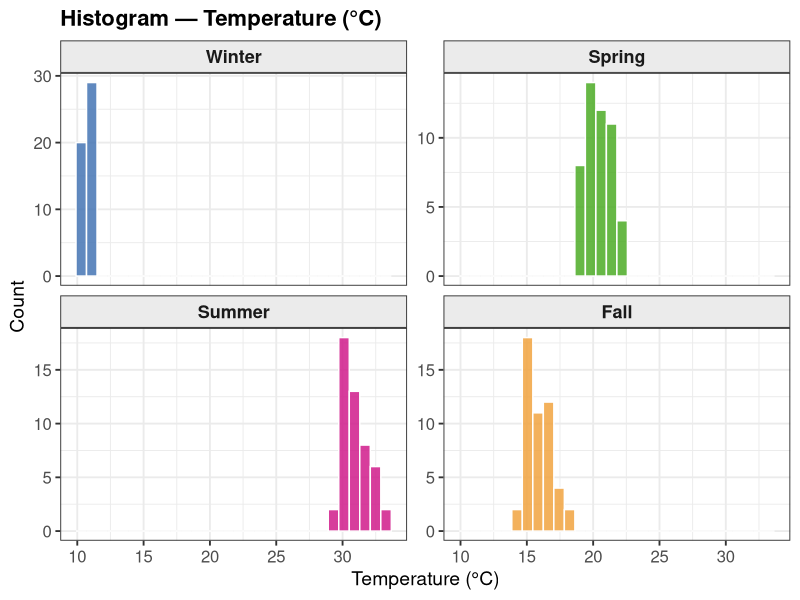
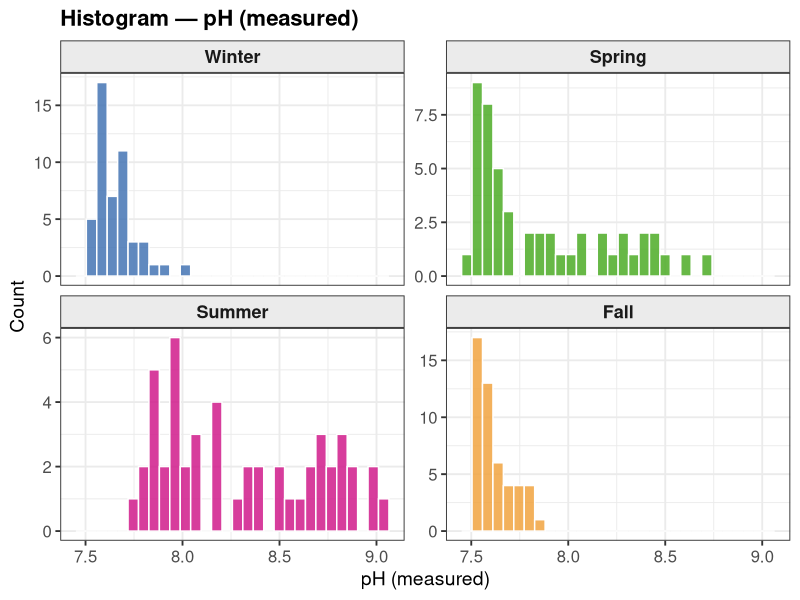
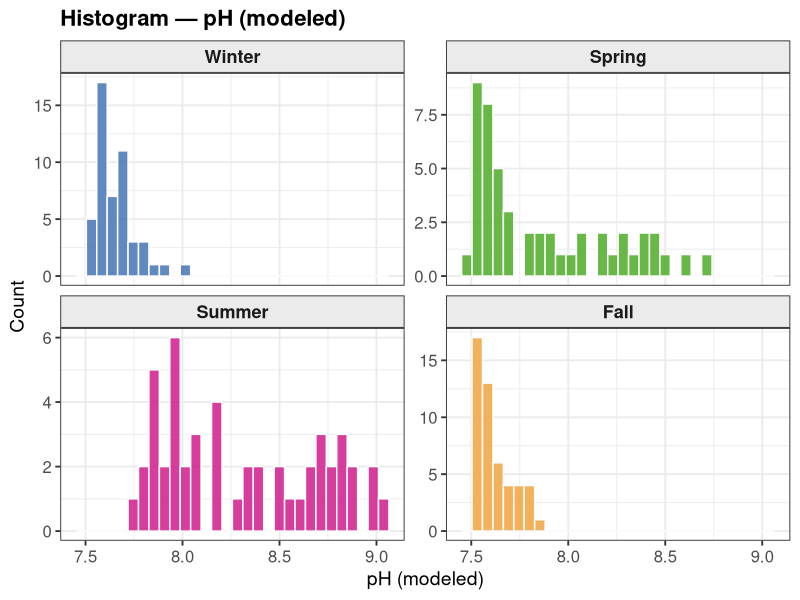
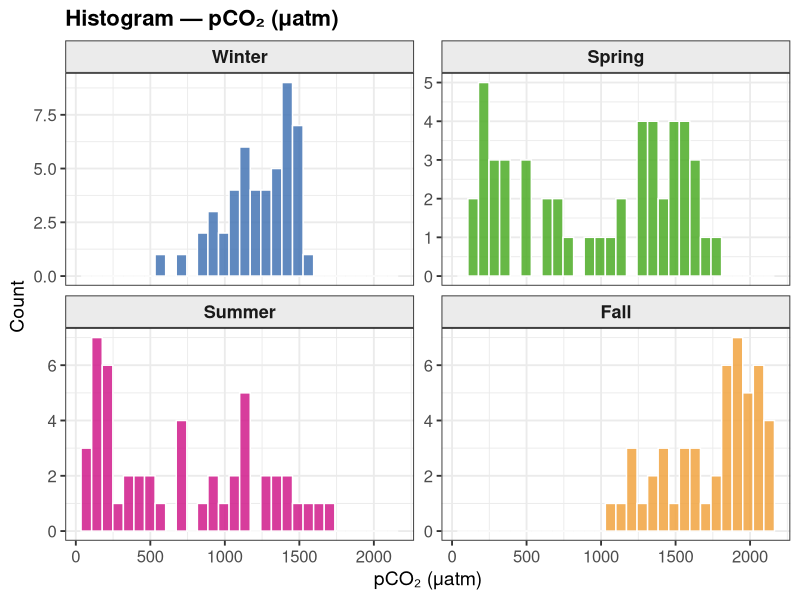
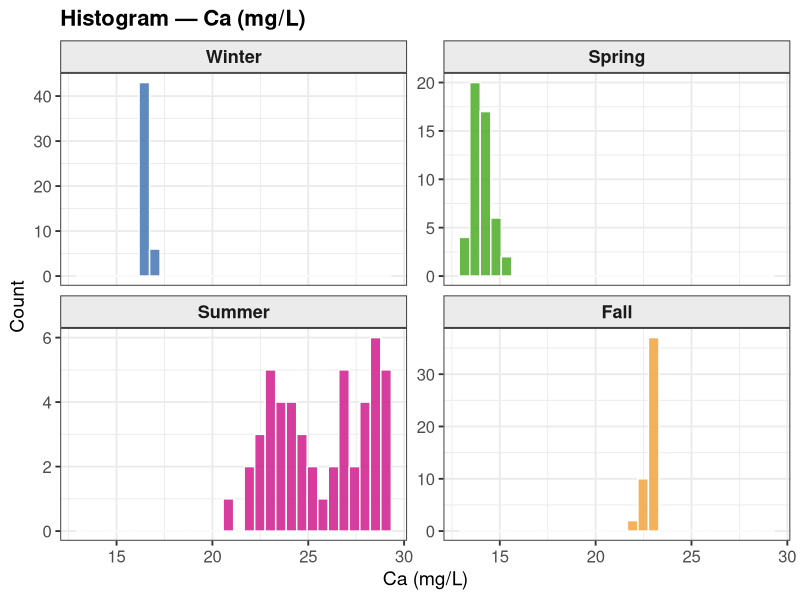
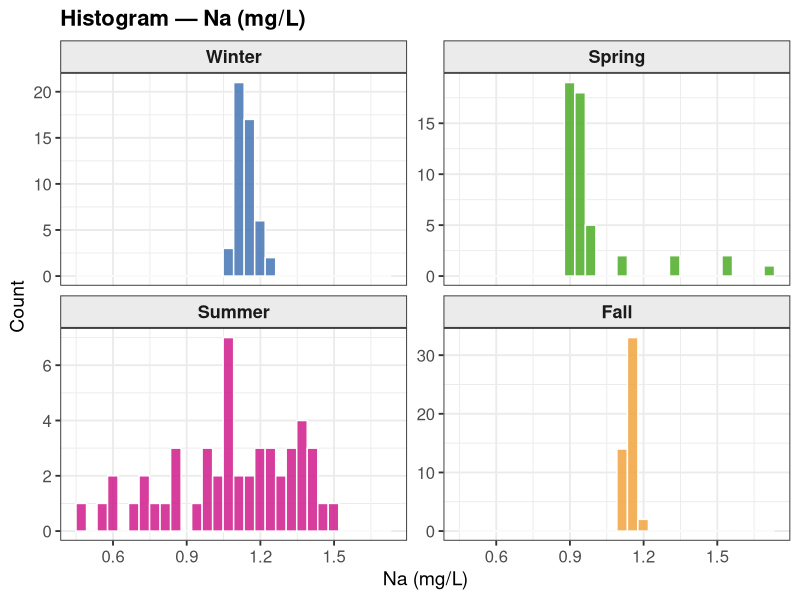
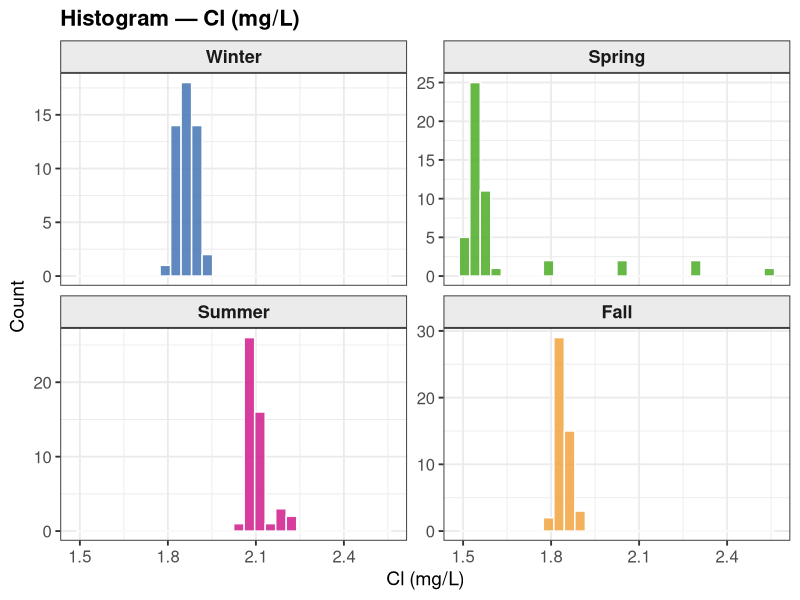
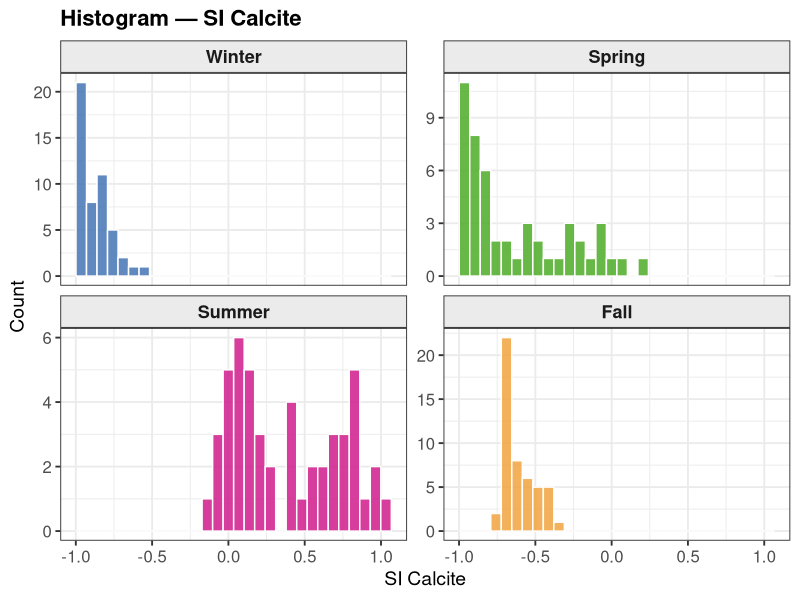

Generate these figures, in order, with R: (Note: this script raises an error after producing the figures.)
## ---- chunk 1
library(tidyverse)
library(lubridate)
library(scales)
library(knitr)
library(kableExtra)

# Create output directory for plots
dir.create("plots", showWarnings = FALSE)

# Helper: save a ggplot in both PNG and SVG
save_plot <- function(p, name, width = 12, height = 6, dpi = 300) {
  ggsave(file.path("plots", paste0(name, ".png")), p,
         width = width, height = height, dpi = dpi, bg = "white")
  ggsave(file.path("plots", paste0(name, ".svg")), p,
         width = width, height = height, bg = "white")
  invisible(p)
}

# Publication-quality theme (base_size = 14 → ~8 pt at double-column print width)
# Adjust base_size if targeting a different final print size.
theme_pub <- theme_bw(base_size = 14) +
  theme(
    plot.title         = element_text(face = "bold", size = 16),
    axis.title         = element_text(size = 14),
    axis.text          = element_text(size = 12),
    strip.text         = element_text(size = 13, face = "bold"),
    strip.background   = element_rect(fill = "grey92"),
    legend.title       = element_text(size = 13),
    legend.text        = element_text(size = 12),
    legend.key.size    = unit(0.8, "lines")
  )

# Helper: build a data frame of contiguous night-time intervals for geom_rect shading.
# Each row in the source data is assumed to cover one hour; rectangles are padded
# by ±30 min so they span the full hour of each timestep.
get_night_rects <- function(data) {
  data %>%
    arrange(Season, DateTime) %>%
    group_by(Season) %>%
    mutate(
      is_night = Daylight_flag == 0,
      block_id = cumsum(is_night != lag(is_night, default = FALSE))
    ) %>%
    filter(is_night) %>%
    group_by(Season, block_id) %>%
    summarise(
      xmin = min(DateTime) - minutes(30),
      xmax = max(DateTime) + minutes(30),
      .groups = "drop"
    )
}

# Shorthand geom for night shading (drawn first so it sits behind all data)
night_rect <- function(night_df) {
  geom_rect(
    data        = night_df,
    aes(xmin = xmin, xmax = xmax, ymin = -Inf, ymax = Inf),
    fill        = "grey80",
    alpha       = 0.45,
    inherit.aes = FALSE
  )
}

season_levels <- c("Winter", "Spring", "Summer", "Fall")
season_colors <- c(Winter = "#4575b4", Spring = "#4dac26",
                   Summer = "#d01c8b", Fall   = "#f1a340")
## ---- chunk 2
df <- read_csv("Diel_v9_results_allseasons.csv") %>%
  mutate(
    DateTime = mdy_hm(DateTime),
    Season   = factor(Season, levels = season_levels)
  )

cat("Rows:", nrow(df), "\n")
cat("Seasons present:", paste(levels(droplevels(df$Season)), collapse = ", "), "\n")
cat("Date range:", format(min(df$DateTime, na.rm = TRUE)),
    "to", format(max(df$DateTime, na.rm = TRUE)), "\n")
glimpse(df)
## ---- chunk 3
# Pre-compute night intervals once; reused in every time-series plot
night_df <- get_night_rects(df)

# Subsample observed data to one point every four hours (first point of each season
# is always included; row_number() %% 4 == 1 picks rows 1, 5, 9, … per season)
obs_subsample <- df %>%
  group_by(Season) %>%
  arrange(DateTime) %>%
  filter(row_number() %% 4 == 1) %>%
  ungroup()
## ---- chunk 4
# Numeric parameters to analyse — excludes binary Daylight_flag
num_params <- c(
  "Temperature_C", "pH_measured", "pH_modeled", "pCO2_uatm",
  "Ca_measured_mgL", "Na_measured_mgL", "Cl_measured_mgL", "SI_Calcite",
  "PAR_Wm2", "GPP_observed_mgO2Lh", "GPP_modeled_mgO2Lh",
  "ER_observed_mgO2Lh", "ER_modeled_mgO2Lh", "NEP_mgO2Lh",
  "KO2_m_d", "k600_m_d", "CO2flux_mmol_m2_d",
  "CO2aq_mgL", "HCO3_mgL", "CO3_mgL", "DIC_mgL",
  "d13C_DIC_measured", "d13C_DIC_modeled", "d13C_residual",
  "d13C_CO2aq_eq", "d13C_HCO3_eq"
)

# Human-readable axis / title labels
param_labels <- c(
  Temperature_C          = "Temperature (°C)",
  pH_measured            = "pH (measured)",
  pH_modeled             = "pH (modeled)",
  pCO2_uatm              = "pCO₂ (μatm)",
  Ca_measured_mgL        = "Ca (mg/L)",
  Na_measured_mgL        = "Na (mg/L)",
  Cl_measured_mgL        = "Cl (mg/L)",
  SI_Calcite             = "SI Calcite",
  PAR_Wm2                = "PAR (W/m²)",
  GPP_observed_mgO2Lh    = "GPP observed (mgO₂/L/h)",
  GPP_modeled_mgO2Lh     = "GPP modeled (mgO₂/L/h)",
  ER_observed_mgO2Lh     = "ER observed (mgO₂/L/h)",
  ER_modeled_mgO2Lh      = "ER modeled (mgO₂/L/h)",
  NEP_mgO2Lh             = "NEP (mgO₂/L/h)",
  KO2_m_d                = "KO₂ (m/d)",
  k600_m_d               = "k₆₀₀ (m/d)",
  CO2flux_mmol_m2_d      = "CO₂ flux (mmol/m²/d)",
  CO2aq_mgL              = "CO₂ aq (mg/L)",
  HCO3_mgL               = "HCO₃⁻ (mg/L)",
  CO3_mgL                = "CO₃²⁻ (mg/L)",
  DIC_mgL                = "DIC (mg/L)",
  d13C_DIC_measured      = "δ¹³C DIC measured (‰)",
  d13C_DIC_modeled       = "δ¹³C DIC modeled (‰)",
  d13C_residual          = "δ¹³C residual (‰)",
  d13C_CO2aq_eq          = "δ¹³C CO₂aq eq (‰)",
  d13C_HCO3_eq           = "δ¹³C HCO₃⁻ eq (‰)"
)

plabel <- function(p) {
  lbl <- param_labels[p]
  if (is.na(lbl)) p else unname(lbl)
}

# Observed / modeled column pairs (used for combined time-series & stat tests)
obs_mod_pairs <- list(
  pH = list(
    obs   = "pH_measured",
    mod   = "pH_modeled",
    label = "pH"
  ),
  GPP = list(
    obs   = "GPP_observed_mgO2Lh",
    mod   = "GPP_modeled_mgO2Lh",
    label = "GPP (mgO₂/L/h)"
  ),
  ER = list(
    obs   = "ER_observed_mgO2Lh",
    mod   = "ER_modeled_mgO2Lh",
    label = "ER (mgO₂/L/h)"
  ),
  d13C_DIC = list(
    obs   = "d13C_DIC_measured",
    mod   = "d13C_DIC_modeled",
    label = "δ¹³C DIC (‰)"
  )
)

# Columns that will appear in a combined obs+mod time-series plot
combined_cols <- unlist(lapply(obs_mod_pairs, function(x) c(x$obs, x$mod)))

# Special-case parameters with bespoke plots
special_ts <- c("pCO2_uatm", "Ca_measured_mgL", "SI_Calcite", "CO2flux_mmol_m2_d")

# Remaining parameters get a standard standalone time-series
standalone_ts <- setdiff(num_params, c(combined_cols, special_ts))
## ---- chunk 5
for (p in num_params) {
  pl <- ggplot(df, aes(x = .data[[p]], fill = Season)) +
    geom_histogram(bins = 30, colour = "white", alpha = 0.85) +
    scale_fill_manual(values = season_colors, drop = FALSE) +
    facet_wrap(~Season, scales = "free_y", drop = FALSE) +
    labs(
      title = paste("Histogram —", plabel(p)),
      x     = plabel(p),
      y     = "Count"
    ) +
    theme_pub +
    theme(legend.position = "none")
  print(pl)
  save_plot(pl, paste0("hist_", p), width = 10, height = 5)
}
## ---- chunk 6
for (p in num_params) {
  pl <- ggplot(df, aes(x = Season, y = .data[[p]], fill = Season)) +
    geom_boxplot(outlier.size = 0.9, outlier.alpha = 0.4, linewidth = 0.5) +
    scale_fill_manual(values = season_colors, drop = FALSE) +
    labs(
      title = paste("Boxplot —", plabel(p)),
      x     = "Season",
      y     = plabel(p)
    ) +
    theme_pub +
    theme(legend.position = "none")
  print(pl)
  save_plot(pl, paste0("box_", p), width = 7, height = 5)
}
## ---- chunk 7
obs_mod_fill <- c(Observed = "#e31a1c", Modeled = "#1f78b4")

for (nm in names(obs_mod_pairs)) {
  pair <- obs_mod_pairs[[nm]]

  df_long <- df %>%
    select(Season, all_of(c(pair$obs, pair$mod))) %>%
    pivot_longer(
      cols      = c(all_of(pair$obs), all_of(pair$mod)),
      names_to  = "Type",
      values_to = "Value"
    ) %>%
    mutate(Type = factor(
      case_when(Type == pair$obs ~ "Observed", TRUE ~ "Modeled"),
      levels = c("Observed", "Modeled")
    ))

  pl <- ggplot(df_long, aes(x = Season, y = Value, fill = Type)) +
    geom_boxplot(
      position    = position_dodge(0.8),
      outlier.size  = 0.7,
      outlier.alpha = 0.4,
      linewidth     = 0.5
    ) +
    scale_fill_manual(values = obs_mod_fill, name = NULL) +
    labs(
      title = paste("Boxplot —", pair$label, "(Observed vs. Modeled)"),
      x     = "Season",
      y     = pair$label
    ) +
    theme_pub +
    theme(legend.position = "bottom")

  print(pl)
  save_plot(pl, paste0("box_obsmod_", nm), width = 9, height = 5)
}
## ---- chunk 8
# Per-season stats
by_season <- df %>%
  select(Season, all_of(num_params)) %>%
  pivot_longer(-Season, names_to = "Parameter", values_to = "Value") %>%
  group_by(Parameter, Season) %>%
  summarise(
    n      = sum(!is.na(Value)),
    Mean   = mean(Value,   na.rm = TRUE),
    SD     = sd(Value,     na.rm = TRUE),
    Median = median(Value, na.rm = TRUE),
    Min    = min(Value,    na.rm = TRUE),
    Max    = max(Value,    na.rm = TRUE),
    .groups = "drop"
  )

# All-seasons combined
all_comb <- df %>%
  select(all_of(num_params)) %>%
  pivot_longer(everything(), names_to = "Parameter", values_to = "Value") %>%
  group_by(Parameter) %>%
  summarise(
    n      = sum(!is.na(Value)),
    Mean   = mean(Value,   na.rm = TRUE),
    SD     = sd(Value,     na.rm = TRUE),
    Median = median(Value, na.rm = TRUE),
    Min    = min(Value,    na.rm = TRUE),
    Max    = max(Value,    na.rm = TRUE),
    .groups = "drop"
  ) %>%
  mutate(Season = "All")

summary_tbl <- bind_rows(by_season, all_comb) %>%
  mutate(Season = factor(Season, levels = c(season_levels, "All"))) %>%
  arrange(Parameter, Season) %>%
  mutate(across(where(is.numeric) & !n, ~round(., 4)))

summary_tbl %>%
  kable(
    caption   = "Descriptive statistics by season and combined (All)",
    col.names = c("Parameter", "Season", "n", "Mean", "SD",
                  "Median", "Min", "Max")
  ) %>%
  kable_styling(
    bootstrap_options = c("striped", "hover", "condensed"),
    full_width = FALSE,
    font_size  = 12
  ) %>%
  scroll_box(height = "500px")
## ---- chunk 9
test_results <- imap_dfr(obs_mod_pairs, function(pair, nm) {
  obs_v <- df[[pair$obs]]
  mod_v <- df[[pair$mod]]
  keep  <- !is.na(obs_v) & !is.na(mod_v)
  obs_v <- obs_v[keep]
  mod_v <- mod_v[keep]
  diffs <- obs_v - mod_v

  # When all paired differences are identical (e.g. all zero), neither
  # shapiro.test() nor wilcox.test() can run: both require variance > 0.
  # Check the full diffs vector (not a sample) so the branch is reliable.
  if (diff(range(diffs)) == 0) {
    tibble(
      Parameter               = nm,
      Obs_column              = pair$obs,
      Mod_column              = pair$mod,
      n_pairs                 = length(diffs),
      SW_W                    = NA_real_,
      SW_p                    = NA_real_,
      Normality               = "Constant diffs (tests N/A)",
      Wilcoxon_V              = NA_real_,
      Wilcoxon_p              = NA_real_,
      t_stat                  = NA_real_,
      t_p                     = NA_real_,
      Preferred_test          = "None",
      Significant             = "No (identical distributions)",
      Mean_diff_obs_minus_mod = 0
    )
  } else {
    # Shapiro-Wilk on differences (max 5 000 obs)
    sw_n      <- min(length(diffs), 5000)
    set.seed(42)
    sw        <- shapiro.test(sample(diffs, sw_n))
    normal    <- sw$p.value > 0.05
    norm_note <- if (normal) "Normal" else "Non-normal"

    wt <- wilcox.test(obs_v, mod_v, paired = TRUE, exact = FALSE)
    tt <- t.test(obs_v,     mod_v, paired = TRUE)

    chosen_p <- if (normal) tt$p.value else wt$p.value

    tibble(
      Parameter               = nm,
      Obs_column              = pair$obs,
      Mod_column              = pair$mod,
      n_pairs                 = length(diffs),
      SW_W                    = round(sw$statistic, 4),
      SW_p                    = round(sw$p.value,   4),
      Normality               = norm_note,
      Wilcoxon_V              = round(wt$statistic, 1),
      Wilcoxon_p              = signif(wt$p.value, 4),
      t_stat                  = round(tt$statistic, 3),
      t_p                     = signif(tt$p.value, 4),
      Preferred_test          = if (normal) "t-test" else "Wilcoxon",
      Significant             = if (chosen_p < 0.05) "Yes ***" else "No",
      Mean_diff_obs_minus_mod = round(mean(diffs), 5)
    )
  }
})

test_results %>%
  kable(
    caption = "Paired statistical tests — Observed vs. Modeled (α = 0.05)",
    digits  = 4
  ) %>%
  kable_styling(
    bootstrap_options = c("striped", "hover", "condensed"),
    full_width = FALSE
  )
## ---- chunk 10
for (nm in names(obs_mod_pairs)) {
  pair <- obs_mod_pairs[[nm]]

  pl <- ggplot(df, aes(x = DateTime)) +
    night_rect(night_df) +
    # Observed: subsampled to one point every 4 h; modeled: full-resolution line
    geom_point(
      data = obs_subsample,
      aes(y = .data[[pair$obs]], colour = "Observed"),
      size = 2.5, alpha = 0.8
    ) +
    geom_line(
      aes(y = .data[[pair$mod]], colour = "Modeled"),
      linewidth = 0.8
    ) +
    scale_colour_manual(
      values = c(Observed = "#e31a1c", Modeled = "#1f78b4"),
      name   = NULL
    ) +
    scale_x_datetime(
      date_labels = "%b %d\n%H:%M",
      date_breaks = "4 hours",
      guide       = guide_axis(check.overlap = TRUE)
    ) +
    facet_wrap(~Season, scales = "free_x") +
    labs(
      title = paste("Time Series —", pair$label),
      x     = NULL,
      y     = pair$label
    ) +
    theme_pub +
    theme(
      legend.position = "bottom",
      axis.text.x     = element_text(angle = 45, hjust = 1)
    )

  print(pl)
  save_plot(pl, paste0("ts_", nm), width = 14, height = 6)
}
## ---- chunk 11
for (p in standalone_ts) {
  pl <- ggplot(df, aes(x = DateTime, y = .data[[p]], colour = Season)) +
    night_rect(night_df) +
    geom_line(linewidth = 0.7) +
    scale_colour_manual(values = season_colors, drop = FALSE) +
    scale_x_datetime(
      date_labels = "%b %d\n%H:%M",
      date_breaks = "4 hours",
      guide       = guide_axis(check.overlap = TRUE)
    ) +
    facet_wrap(~Season, scales = "free_x") +
    labs(
      title = paste("Time Series —", plabel(p)),
      x     = NULL,
      y     = plabel(p)
    ) +
    theme_pub +
    theme(
      legend.position = "none",
      axis.text.x     = element_text(angle = 45, hjust = 1)
    )

  print(pl)
  save_plot(pl, paste0("ts_", p), width = 14, height = 6)
}
## ---- chunk 12
# Per-season annotation data frame (label appears at start of each season's data)
ann_pco2 <- df %>%
  group_by(Season) %>%
  summarise(DateTime = min(DateTime, na.rm = TRUE), .groups = "drop") %>%
  mutate(y = 425, label = "atmospheric = 425 ppmv")

p_pco2 <- ggplot(df, aes(x = DateTime, y = pCO2_uatm, colour = Season)) +
  night_rect(night_df) +
  geom_line(linewidth = 0.7) +
  geom_hline(
    yintercept = 425, linetype = "dashed",
    colour = "black", linewidth = 0.8
  ) +
  geom_text(
    data        = ann_pco2,
    aes(x = DateTime, y = y, label = label),
    colour      = "black", vjust = -0.5, hjust = 0,
    size        = 4.5,        # ~12 pt at figure size
    inherit.aes = FALSE
  ) +
  scale_colour_manual(values = season_colors, drop = FALSE) +
  scale_x_datetime(
    date_labels = "%b %d\n%H:%M",
    date_breaks = "4 hours",
    guide       = guide_axis(check.overlap = TRUE)
  ) +
  facet_wrap(~Season, scales = "free_x") +
  labs(
    title = "Time Series — pCO₂ (μatm)",
    x     = NULL,
    y     = "pCO₂ (μatm)"
  ) +
  theme_pub +
  theme(
    legend.position = "none",
    axis.text.x     = element_text(angle = 30, hjust = 1)
  )

print(p_pco2)
save_plot(p_pco2, "ts_pCO2_uatm", width = 12, height = 6)
## ---- chunk 13
ca_rng <- range(df$Ca_measured_mgL, na.rm = TRUE)
si_rng <- range(df$SI_Calcite,      na.rm = TRUE)

# Linear transforms: SI <-> Ca primary-axis scale
si_to_ca <- function(x) (x - si_rng[1]) / diff(si_rng) * diff(ca_rng) + ca_rng[1]
ca_to_si <- function(x) (x - ca_rng[1]) / diff(ca_rng) * diff(si_rng) + si_rng[1]

df_ca_si <- df %>%
  mutate(SI_scaled = si_to_ca(SI_Calcite))

p_ca_si <- ggplot(df_ca_si, aes(x = DateTime)) +
  night_rect(night_df) +
  geom_line(aes(y = Ca_measured_mgL, colour = "Ca (mg/L)"),
            linewidth = 0.7) +
  geom_line(aes(y = SI_scaled,       colour = "SI Calcite"),
            linewidth = 0.7, linetype = "dashed") +
  scale_y_continuous(
    name     = "Ca (mg/L)",
    sec.axis = sec_axis(~ca_to_si(.), name = "SI Calcite")
  ) +
  scale_colour_manual(
    values = c("Ca (mg/L)" = "#1b7837", "SI Calcite" = "#762a83"),
    name   = NULL
  ) +
  scale_x_datetime(
    date_labels = "%b %d\n%H:%M",
    date_breaks = "4 hours",
    guide       = guide_axis(check.overlap = TRUE)
  ) +
  facet_wrap(~Season, scales = "free_x") +
  labs(
    title = "Time Series — Ca (mg/L) and SI Calcite",
    x     = NULL
  ) +
  theme_pub +
  theme(
    legend.position    = "bottom",
    axis.text.x        = element_text(angle = 30, hjust = 1),
    axis.title.y.right = element_text(colour = "#762a83"),
    axis.text.y.right  = element_text(colour = "#762a83"),
    axis.title.y.left  = element_text(colour = "#1b7837"),
    axis.text.y.left   = element_text(colour = "#1b7837")
  )

print(p_ca_si)
save_plot(p_ca_si, "ts_Ca_SI_Calcite", width = 12, height = 6)
## ---- chunk 14
df_flux <- df %>%
  mutate(
    flux_pos = pmax(CO2flux_mmol_m2_d, 0),   # above zero (outgassing)
    flux_neg = pmin(CO2flux_mmol_m2_d, 0)    # below zero (ingassing)
  )

# Per-season mid-point and label y-positions
ann_flux <- df_flux %>%
  group_by(Season) %>%
  summarise(
    DateTime = mean(DateTime,            na.rm = TRUE),
    y_outgas = max(CO2flux_mmol_m2_d,   na.rm = TRUE) * 0.6,
    y_ingas  = min(CO2flux_mmol_m2_d,   na.rm = TRUE) * 0.6,
    .groups  = "drop"
  )

p_flux <- ggplot(df_flux, aes(x = DateTime)) +
  night_rect(night_df) +
  geom_ribbon(
    aes(ymin = 0, ymax = flux_pos, fill = "Outgassing"),
    alpha = 0.45
  ) +
  geom_ribbon(
    aes(ymin = flux_neg, ymax = 0, fill = "Ingassing"),
    alpha = 0.45
  ) +
  geom_line(
    aes(y = CO2flux_mmol_m2_d),
    linewidth = 0.6, colour = "grey25"
  ) +
  geom_hline(yintercept = 0, linewidth = 0.8, colour = "black") +
  geom_text(
    data        = ann_flux,
    aes(x = DateTime, y = y_outgas, label = "Outgassing"),
    colour      = "#d73027", fontface = "bold",
    size        = 5,          # ~14 pt at figure size
    inherit.aes = FALSE
  ) +
  geom_text(
    data        = ann_flux,
    aes(x = DateTime, y = y_ingas, label = "Ingassing"),
    colour      = "#4575b4", fontface = "bold",
    size        = 5,
    inherit.aes = FALSE
  ) +
  scale_fill_manual(
    values = c(Outgassing = "#d73027", Ingassing = "#4575b4"),
    name   = NULL
  ) +
  scale_x_datetime(
    date_labels = "%b %d\n%H:%M",
    date_breaks = "4 hours",
    guide       = guide_axis(check.overlap = TRUE)
  ) +
  facet_wrap(~Season, scales = "free_x") +
  labs(
    title = "Time Series — CO₂ Flux (mmol/m²/d)",
    x     = NULL,
    y     = "CO₂ flux (mmol/m²/d)"
  ) +
  theme_pub +
  theme(
    legend.position = "none",
    axis.text.x     = element_text(angle = 30, hjust = 1)
  )

print(p_flux)
save_plot(p_flux, "ts_CO2flux", width = 12, height = 6)
## ---- chunk 15
sessionInfo()
